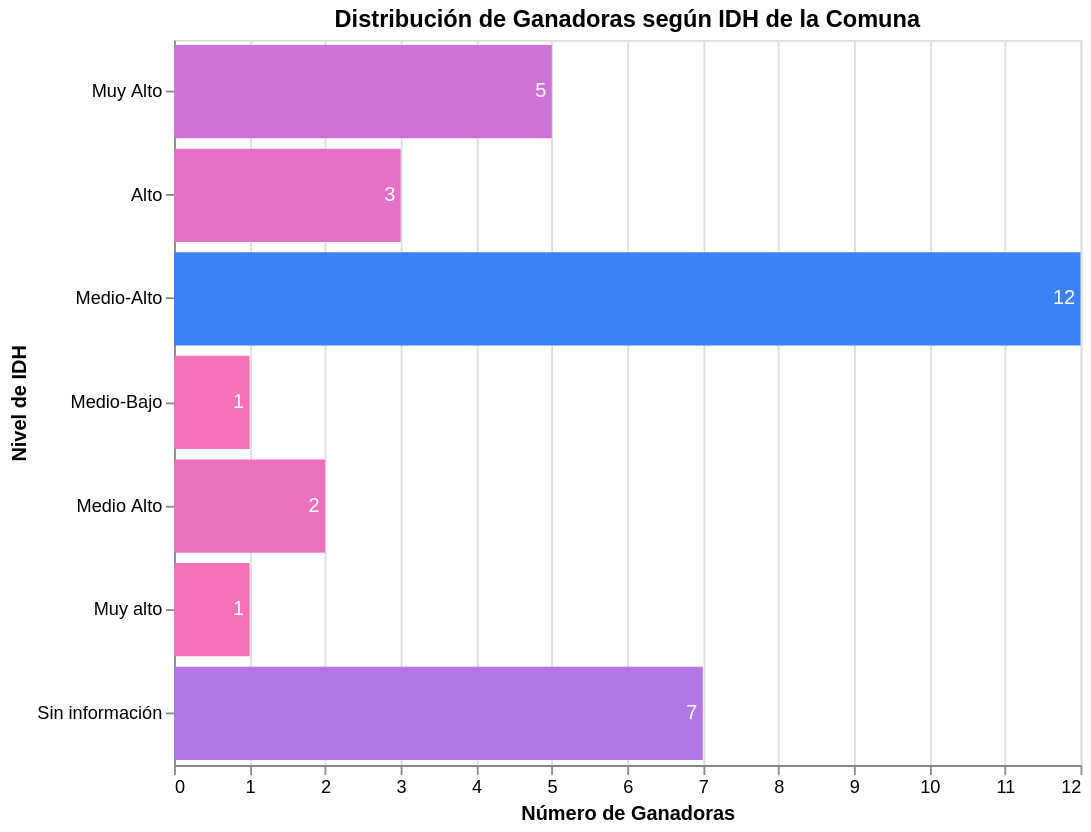

This figure's notebook cell:
### Code cell
file_path = 'bertran.database2.limpia.csv'
df = pd.read_csv(file_path, sep=";")
source = df.groupby('IDH comunal').size().reset_index(name='Cantidad')
orden_idh = ['Muy Alto', 'Alto', 'Medio-Alto', 'Medio', 'Medio-Bajo', 'Bajo']
base = alt.Chart(source).encode(
    x=alt.X('Cantidad:Q', title='Número de Ganadoras').stack('zero'),
    y=alt.Y('IDH comunal:N', title='Nivel de IDH', sort=orden_idh),
    text=alt.Text('Cantidad:Q', format='.0f')
)
bars = base.mark_bar().encode(
    color=alt.Color('Cantidad:Q',
                    scale=alt.Scale(range=['#f472b6','#3b82f6']),
                    legend=None)
)
text = base.mark_text(
    align='right',
    dx=-3,
    color='white'
)
grafico_final = (bars + text).properties(
    title='Distribución de Ganadoras según IDH de la Comuna',
    width=500,
    height=400
)
grafico_final.save('visualizacion_final_idh.html')
grafico_final

### Figure 1 — Vega-Lite specification as saved in the notebook (floating-point values rounded to 4 significant figures)
{"config": {"view": {"continuousWidth": 300, "continuousHeight": 300}}, "layer": [{"mark": {"type": "bar"}, "encoding": {"color": {"field": "Cantidad", "legend": null, "scale": {"range": ["#f472b6", "#3b82f6"]}, "type": "quantitative"}, "text": {"field": "Cantidad", "format": ".0f", "type": "quantitative"}, "x": {"field": "Cantidad", "stack": "zero", "title": "Número de Ganadoras", "type": "quantitative"}, "y": {"field": "IDH comunal", "sort": ["Muy Alto", "Alto", "Medio-Alto", "Medio", "Medio-Bajo", "Bajo"], "title": "Nivel de IDH", "type": "nominal"}}}, {"mark": {"type": "text", "align": "right", "color": "white", "dx": -3}, "encoding": {"text": {"field": "Cantidad", "format": ".0f", "type": "quantitative"}, "x": {"field": "Cantidad", "stack": "zero", "title": "Número de Ganadoras", "type": "quantitative"}, "y": {"field": "IDH comunal", "sort": ["Muy Alto", "Alto", "Medio-Alto", "Medio", "Medio-Bajo", "Bajo"], "title": "Nivel de IDH", "type": "nominal"}}}], "data": {"name": "data-550efdd0edb4489a86cf53627428441a"}, "height": 400, "title": "Distribución de Ganadoras según IDH de la Comuna", "width": 500, "$schema": "https://vega.github.io/schema/vega-lite/v5.20.1.json", "datasets": {"data-550efdd0edb4489a86cf53627428441a": [{"IDH comunal": "Alto", "Cantidad": 3}, {"IDH comunal": "Medio Alto", "Cantidad": 2}, {"IDH comunal": "Medio-Alto", "Cantidad": 12}, {"IDH comunal": "Medio-Bajo", "Cantidad": 1}, {"IDH comunal": "Muy Alto", "Cantidad": 5}, {"IDH comunal": "Muy alto", "Cantidad": 1}, {"IDH comunal": "Sin información", "Cantidad": 7}]}}
